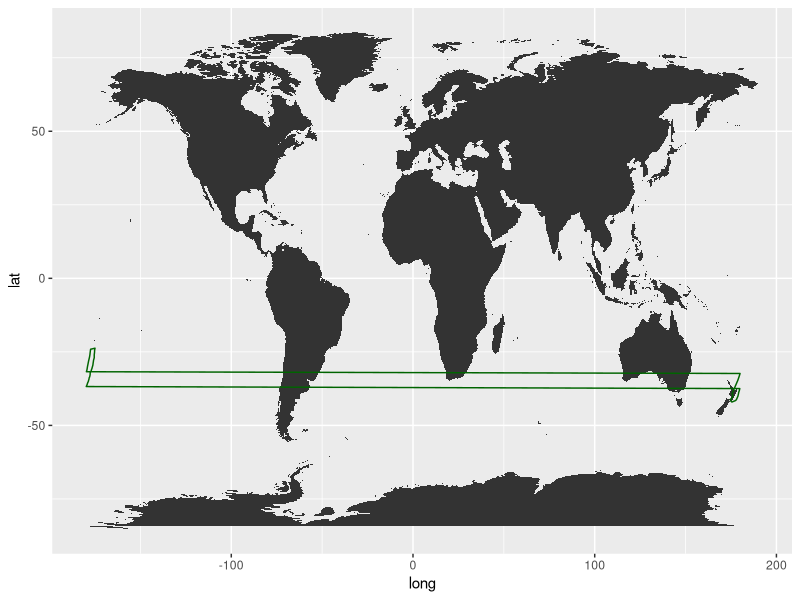
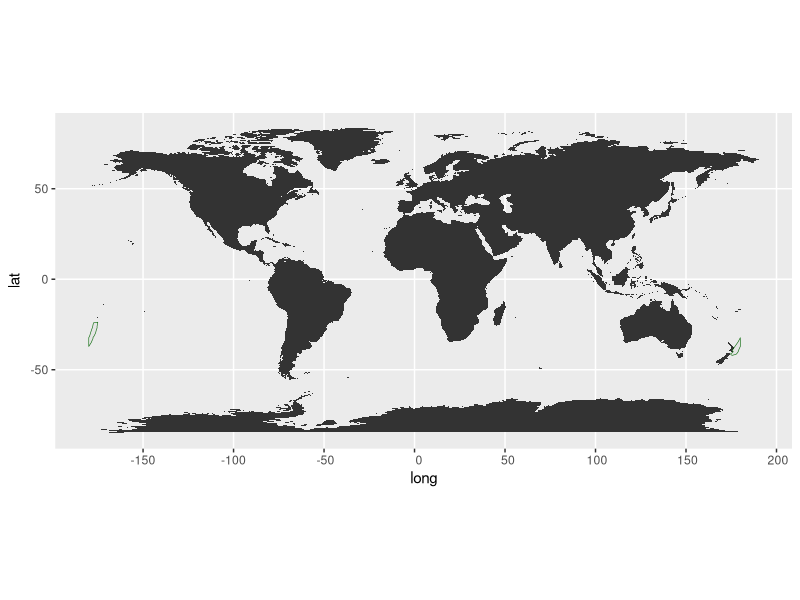
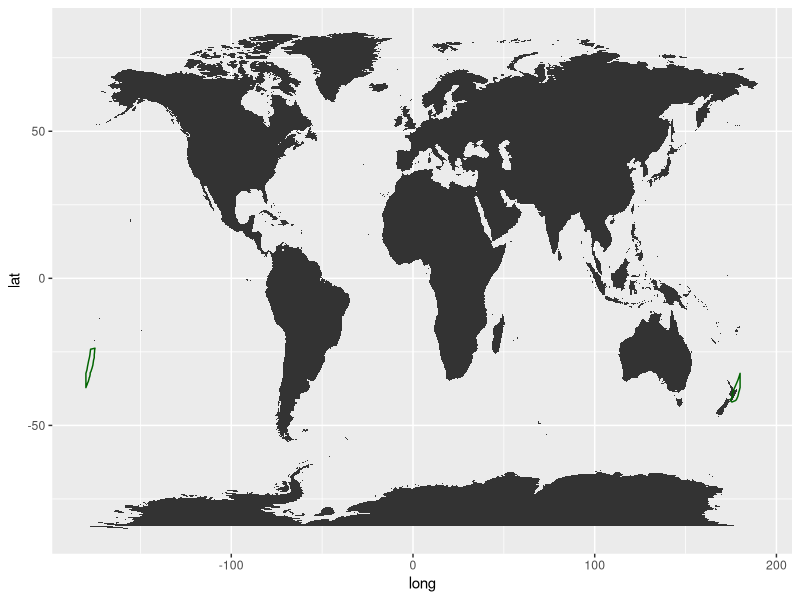
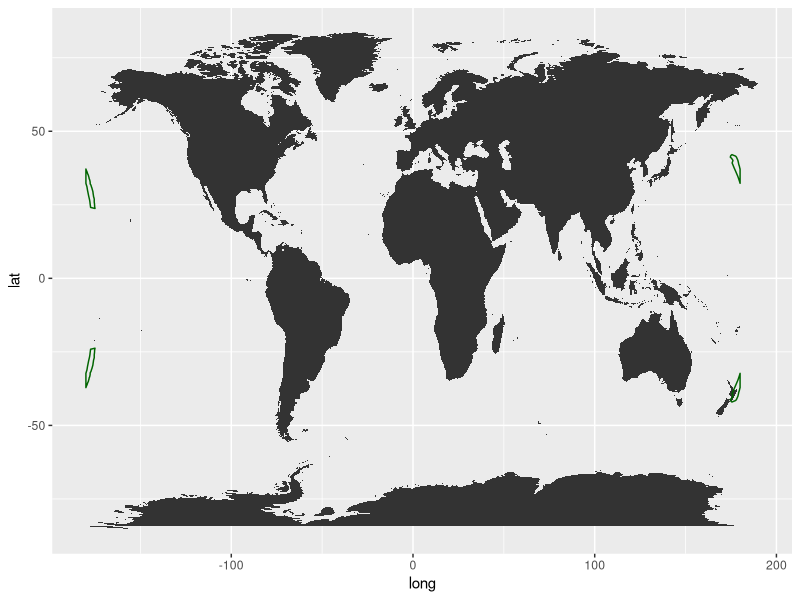

These charts were generated, in order, by the following R code:
library(tibble)

# polygon of tectonic plates
plate <- tibble(lat = c(-42.059, -41.910, -41.756, -41.657, -41.500, -41.188,
                        -40.807, -40.424, -40.087, -39.685, -39.230, -38.889,
                        -38.538, -38.205, -37.476, -36.793, -36.179, -35.542,
                        -35.022, -34.706, -34.485, -34.241, -33.846, -33.580,
                        -33.191, -32.696, -32.203, -31.957, -31.793, -31.452,
                        -31.037, -30.678, -30.322, -29.881, -29.469, -29.065,
                        -28.697, -28.264, -27.784, -27.318, -26.857, -26.437,
                        -26.025, -25.730, -25.426, -25.142, -24.836, -24.472,
                        -24.070, -23.750, -23.750, -23.853, -23.952, -24.029,
                        -24.105, -24.105, -24.242, -24.720, -25.197, -25.976,
                        -26.767, -27.377, -27.985, -28.693, -29.498, -29.792,
                        -30.355, -30.997, -31.333, -31.751, -32.347, -33.019,
                        -33.602, -34.246, -34.786, -35.161, -35.917, -36.461,
                        -37.102, -37.485, -37.885, -38.287, -38.674, -38.762,
                        -39.230, -40.046, -40.311, -40.598, -40.791, -40.979,
                        -41.157, -41.566, -41.757, -42.059, -42.059),
                lon = c(175.503,  176.081 , 176.673,  177.123,  177.607,
                        178.015,  178.284,  178.566,  178.792,  178.950,
                        179.125,  179.215,  179.366,  179.569,  179.838,
                        -179.811, -179.371, -179.044, -178.641, -178.539,
                        -178.413, -178.294, -178.208, -177.981, -177.810,
                        -177.666, -177.649, -177.538, -177.301, -177.108,
                        -176.919, -176.690, -176.547, -176.339, -176.153,
                        -176.078, -175.995, -175.885, -175.785, -175.545,
                        -175.400, -175.423, -175.415, -175.382, -175.297,
                        -175.261, -175.229, -175.209, -175.102, -174.985,
                        -174.985, -175.691, -176.356, -176.887, -177.419,
                        -177.419, -177.448, -177.552, -177.657, -177.793,
                        -178.017, -178.248, -178.482, -178.713, -178.966,
                        -179.074, -179.226, -179.393, -179.515, -179.740,
                        179.980,  179.657,  179.345,  178.996,  178.681,
                        178.403,  177.890,  177.507,  177.049,  176.770,
                        176.509,  176.241,  175.995,  175.932,  175.609,
                        176.074,  175.868,  175.537,  175.324,  175.012,
                        174.632,  174.763,  174.945,  175.503,  175.503)
)

library(ggplot2)
library(dplyr)

# world data to map world map
world <- map_data("world")

# world map with tectonic plate in green
world %>%
  ggplot() +
  geom_map(map = world,
           aes(x = long, y = lat,
               map_id = region)) +
  geom_polygon(data = plate,
               aes(x = lon,
                   y = lat),
               fill = NA,
               colour = "dark green")


library(sf)
plate.sf <- st_polygon(x = list(as.matrix(plate %>% select(lon, lat)))) %>%
  st_wrap_dateline()

world %>%
  ggplot() +
  geom_map(map = world,
           aes(x = long, y = lat, map_id = region)) +
  geom_sf(data = plate.sf,
          colour = "dark green")

plate2 <- lapply(seq_along(plate.sf),
                 function(i) as.data.frame(plate.sf[[i]][[1]]) %>%
                   rename(lon = V1, lat = V2) %>%
                   mutate(group = i)) %>%
  data.table::rbindlist()

world %>%
  ggplot() +
  geom_map(map = world,
           aes(x = long,
               y = lat,
               map_id = region)) +
  geom_polygon(data = plate2,
               aes(x = lon, y = lat, group = group),
               fill = NA,
               colour = "dark green")

# ------------ Multiple plates
# mock up data frame with 2 distinct plates (mirror image of each other)
plates <- rbind(plate %>% mutate(plate = 1),
                plate %>% mutate(lat = -lat, plate = 2)) %>%
  select(plate, lat, lon)

# process data for geom_polygon approach
plates2 <- plates %>%

  # split into separate data frame for each plate
  split(.$plate) %>%

  # convert to polygon & split along date line (as before)
  lapply(function(d) d %>% select(lon, lat) %>%
           as.matrix() %>%
           list() %>%
           st_polygon() %>%
           st_wrap_dateline()) %>%

  # convert each plate back to data frame (as before)
  lapply(function(d) lapply(seq_along(d),
                            function(i) as.data.frame(d[[i]][[1]]) %>%
                              rename(lon = V1, lat = V2) %>%
                              mutate(group = i)) %>%
           data.table::rbindlist()) %>%
  # combine into one overall data frame
  bind_rows(.id = "plate") %>%
  mutate(group = paste(plate, group, sep = "."))

# result
world %>%
  ggplot() +
  geom_map(map = world,
           aes(x = long, y = lat,
               map_id = region)) +
  geom_polygon(data = plates2,
               aes(x = lon, y = lat, group = group),
               fill = NA, colour = "dark green")
